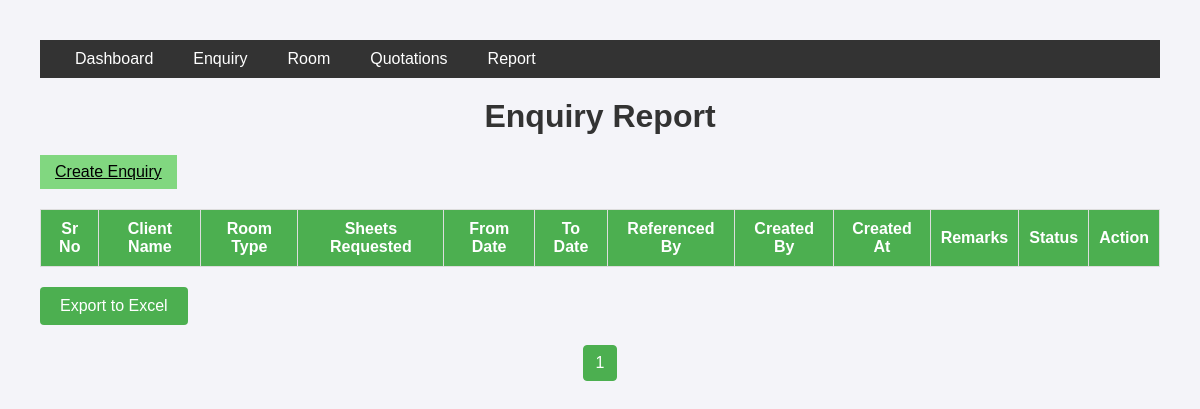
Page /enquiry_report/ on the earlier database version.
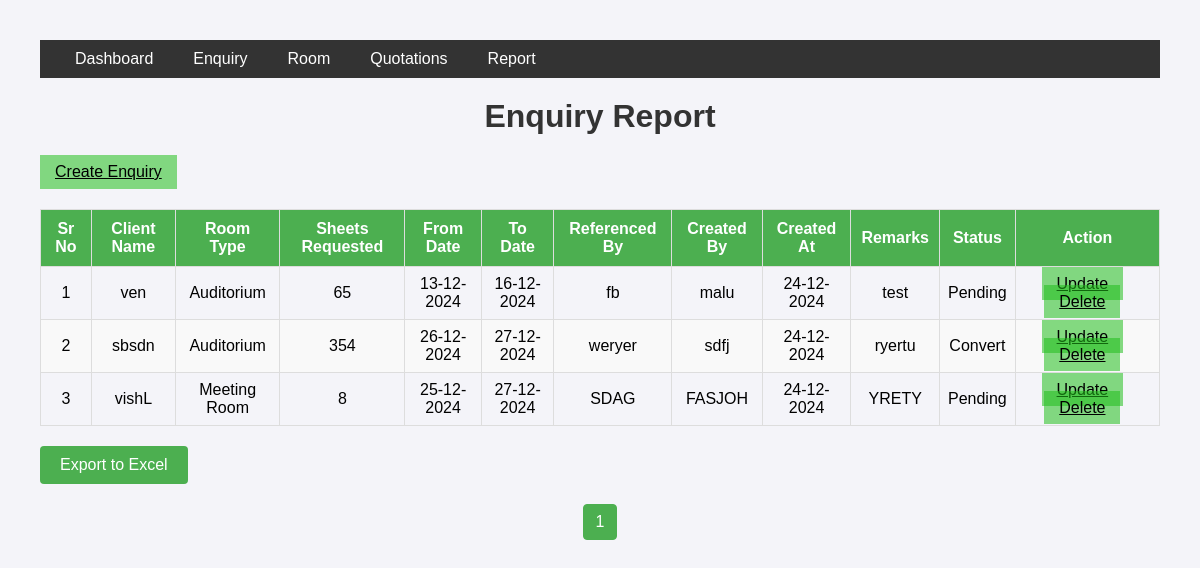
Same page on the later database version.
### employee/models.py (models this page shows, shortened)
class Enquiry(models.Model):
    STATUS_CHOICES = [
        ('Pending', 'Pending'),
        ('Cancelled', 'Cancelled'),
        ('Convert', 'Convert'),
    ]
    ROOM_TYPES = [
        ('Meeting Room', 'Meeting Room'),
        ('Auditorium', 'Auditorium'),
        ('Office', 'Office'),
    ]
    client_name = models.CharField(max_length=100)
    employee_name = models.CharField(max_length=100)
    room_type = models.CharField(max_length=20, choices=ROOM_TYPES)
    required_sheets = models.PositiveIntegerField()
    from_date = models.DateField()
    to_date = models.DateField()
    referenced_by=models.CharField(max_length=100)
    status = models.CharField(max_length=10, choices=STATUS_CHOICES, default='Pending')
    remarks = models.TextField(null=True, blank=True)
    created_at = models.DateTimeField(auto_now_add=True)
    offer_price=models.DecimalField(max_digits=10, decimal_places=2, null=True, blank=True)

### employee/views.py (the view, shortened to what this page needs)
# urls.py: path('enquiry_report/', views.enquiry_report, name='enquiry_report'),
def enquiry_report(request):
    export = request.GET.get('export')  # Check if export is requested
    enquiries = Enquiry.objects.all()
    page_obj = paginate_queryset(request, enquiries, per_page=10)
    context = {
        'enquiries': page_obj.object_list,
        'page_obj': page_obj
    }
    return render(request, 'reports/enquiry_report.html', context)

### employee/views.py (called while the page is built)
def paginate_queryset(request, queryset, per_page=10):
    paginator = Paginator(queryset, per_page)
    page_number = request.GET.get('page')
    page_obj = paginator.get_page(page_number)
    return page_obj

### templates/reports/enquiry_report.html (shortened to what this page needs)
{% extends 'base.html' %}
{% block main %}
<h1>Enquiry Report</h1>
<div class="navbar-left">
    <a class="test"   data-bs-toggle="modal" data-bs-target="#AddEnquiryModal" href="{% url 'employee:create_enquiry' %}">Create Enquiry
    </a>
</div>
<table>
    <thead>
        <tr>
            <th>Sr No</th>
            <th>Client Name</th>
            <th>Room Type</th>
            <th>Sheets Requested</th>
            <th>From Date</th>
            <th>To Date</th>
            <th>Referenced By</th>
            <th>Created By</th>
            <th>Created At</th>
            <th>Remarks</th>
            <th>Status</th>
            <th>Action</th>
        </tr>
    </thead>
    <tbody>
        {% for i in enquiries %}
        <tr>
            <td>{{ forloop.counter }}</td>
            <td>{{ i.client_name }}</td>
            <td>{{ i.room_type }}</td>
            <td>{{ i.required_sheets }}</td>
            <td>{{ i.from_date|date:'d-m-Y' }}</td>
            <td>{{ i.to_date|date:'d-m-Y' }}</td>
            <td>{{ i.referenced_by }}</td>
            <td>{{ i.employee_name }}</td>
            <td>{{ i.created_at|date:'d-m-Y' }}</td>
            <td>{{ i.remarks }}</td>
            <td>{{ i.status }}</td>
            <td>
                <div class="d-flex justify-content-center">
                    <a href="{% url 'employee:update_enquiry' i.id %}" class="test">Update</a>
                    <a href="{% url 'employee:delete_enquiry' i.id %}" class="test delete-enquiry">Delete</a>
                </div>
            </td>
        </tr>
        {% endfor %}
    </tbody>
</table>
<form method="get" style="text-align: center; margin-bottom: 20px;width: fit-content;" action="{% url 'employee:enquiry' %}" style="text-align: center; margin-bottom: 20px;">
    <button type="submit" name="export" value="excel" style="
        background-color: #4CAF50;
        color: white;
        padding: 10px 20px;
        border: none;
        border-radius: 4px;
        cursor: pointer;">
        Export to Excel
    </button>
</form>
{% include 'reports/pagination.html' %}
{% endblock main %}

Differences in the rows shown:
added Enquiry: client_name "ven", room_type "Auditorium", required_sheets "65", from_date "13-12-2024", to_date "16-12-2024", referenced_by "fb", employee_name "malu", created_at "24-12-2024", remarks "test", status "Pending"
added Enquiry: client_name "sbsdn", room_type "Auditorium", required_sheets "354", from_date "26-12-2024", to_date "27-12-2024", referenced_by "weryer", employee_name "sdfj", created_at "24-12-2024", remarks "ryertu", status "Convert"
added Enquiry: client_name "vishL", room_type "Meeting Room", required_sheets "8", from_date "25-12-2024", to_date "27-12-2024", referenced_by "SDAG", employee_name "FASJOH", created_at "24-12-2024", remarks "YRETY", status "Pending"
